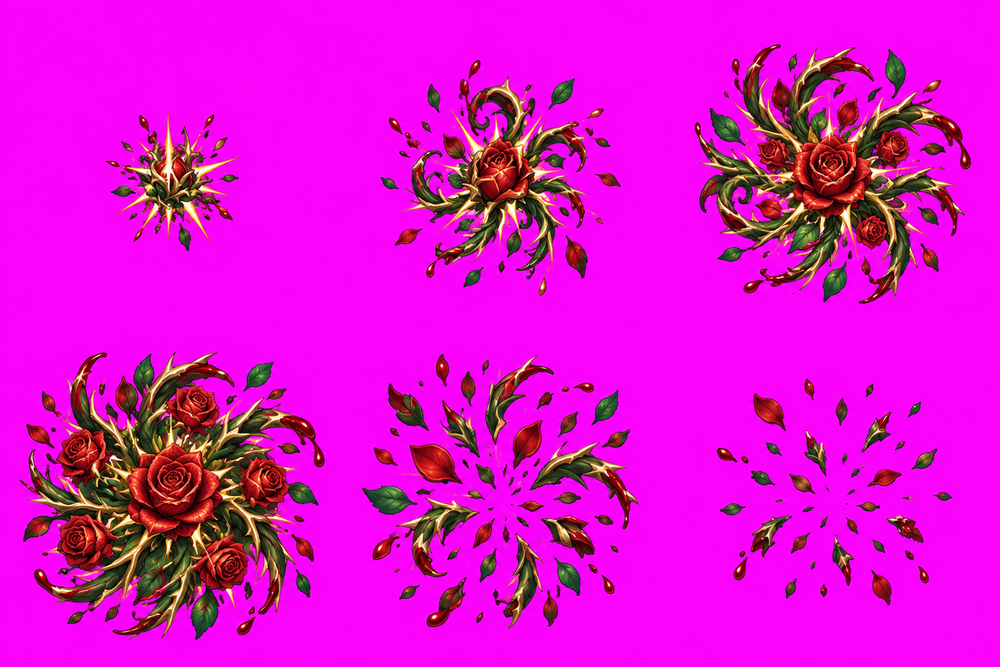
#> input picture assets/fx/bosses/briar/raw.png, 1000 x 667 px, shrunk from 1536 x 1024 before the run
$ python recanvas.py ../../../../fx/bosses/briar/raw.png ../../../../fx/bosses/briar/raw.png 5
#> lines starting #> are read from the running program, lines starting #| are printed output that depends on the picture; after the words box and inside, x2 and y2 are one past the last pixel; in counts of white or black regions, pixels touching at a corner belong together
"""recanvas.py <raw.png> <out.png> <N>: an entrance whose effect (a tall lightning bolt) is taller than Codex's own
2x4 cell. Each drawing is cut out of the sheet at the empty gaps between rows (as realign.py) and pasted, unscaled, into
a bigger N x N cell on a key-coloured canvas, keeping its position relative to its cell's bottom and centre line.
The shared processor then resamples every cell the same way, so the frames keep one common scale."""
import sys, numpy as np
from PIL import Image
src, dst, N = sys.argv[1], sys.argv[2], int(sys.argv[3]); feet = "--feet" in sys.argv  # put every drawing's lowest point on one line (Codex let the rows drift)
im = Image.open(src).convert("RGB"); a = np.asarray(im).astype(int)
#> further down, im is the input picture: PIL image 1000x667 RGB; mean R, G, B 221.1, 16.2, 206.6
H, W = a.shape[0] // 4, a.shape[1] // 2
#> H = 166; W = 500
r, g, b = a[..., 0], a[..., 1], a[..., 2]
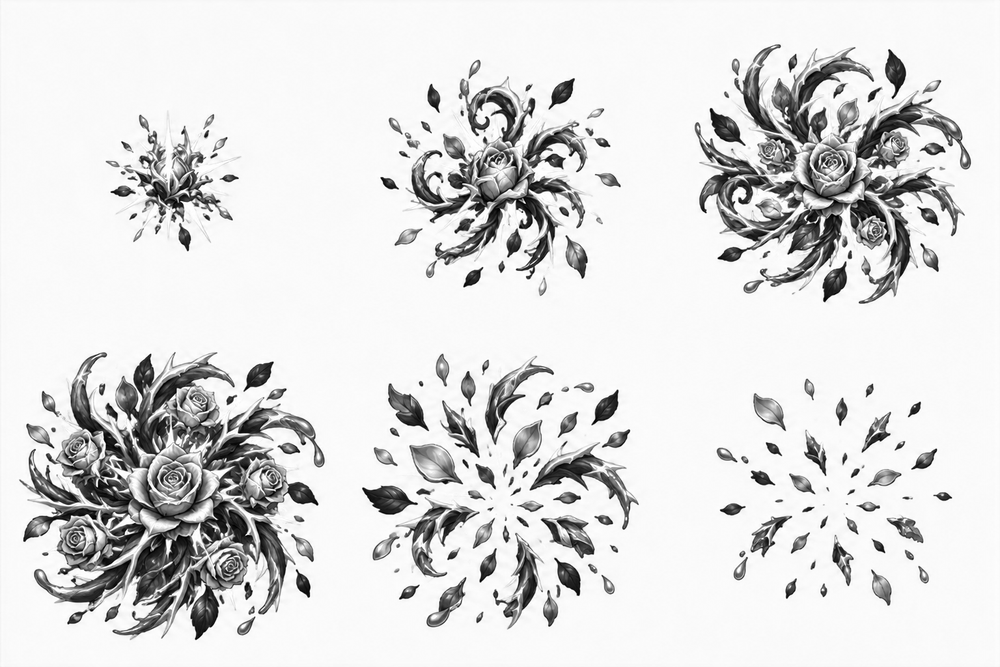
#> r: shape (667, 1000) int64; min 0, max 255, mean 221.1
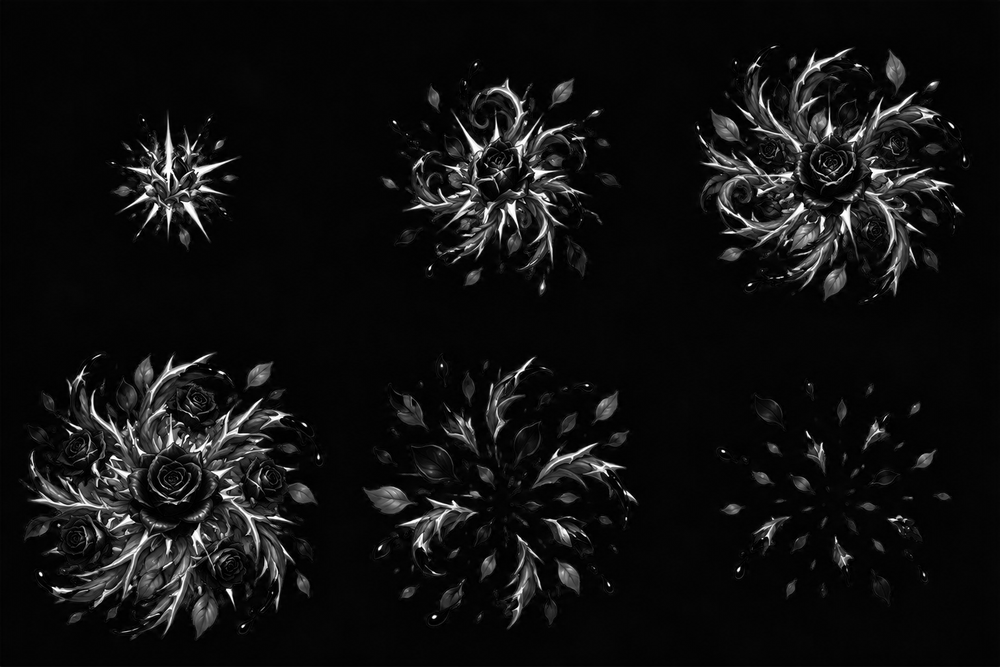
#> g: shape (667, 1000) int64; min 0, max 255, mean 16.2
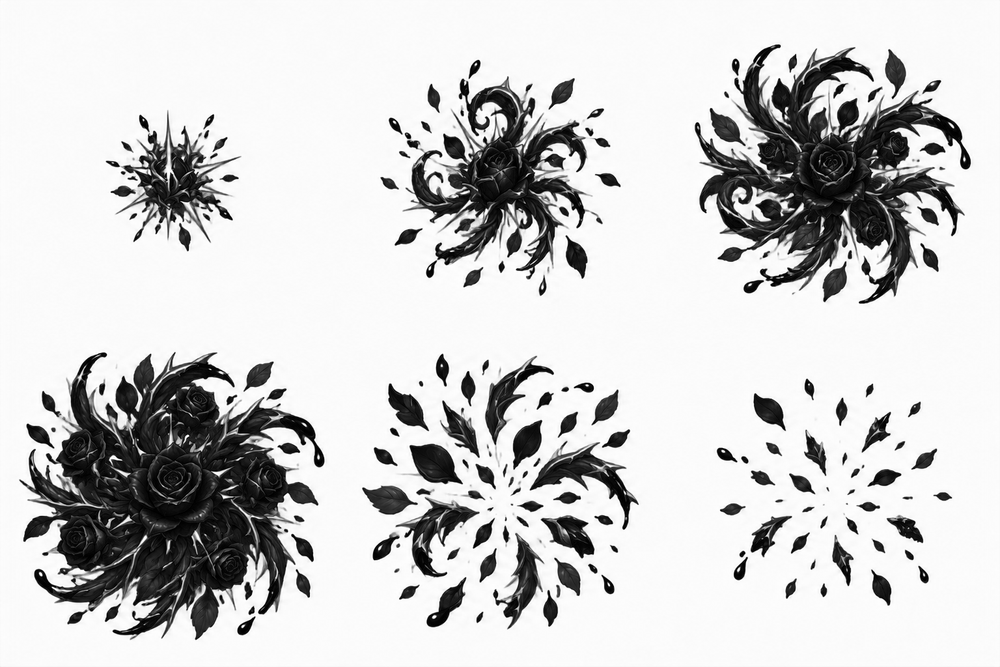
#> b: shape (667, 1000) int64; min 0, max 255, mean 206.6
bg = (g - np.maximum(r, b)) > 60
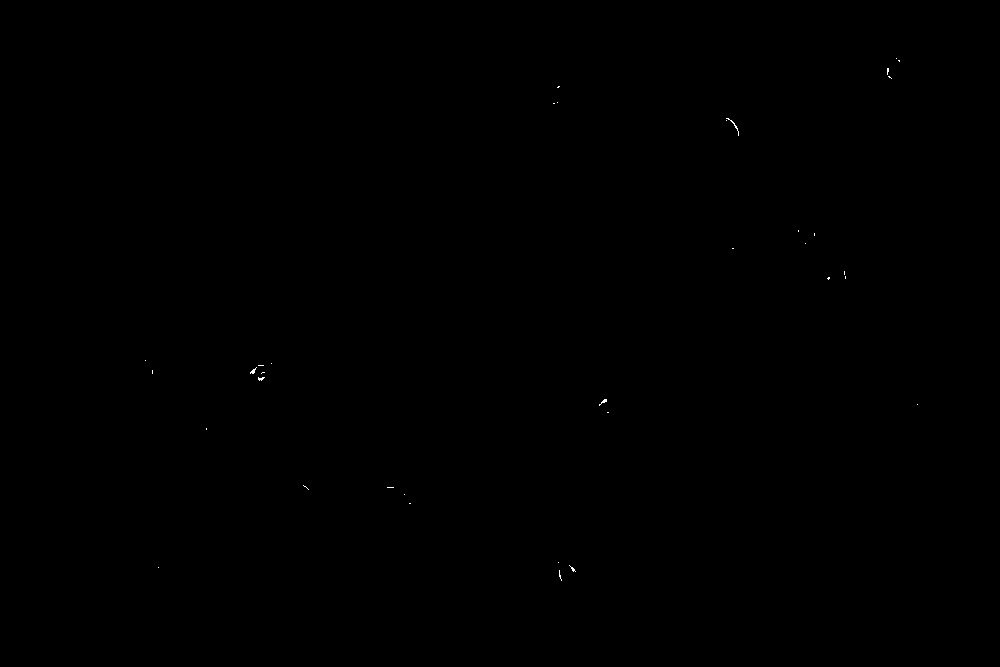
#> bg: shape (667, 1000) bool; 0.03% white in thin lines or dots, all inside (x1, y1, x2, y2) = (145, 58, 918, 581)
out = Image.new("RGB", (2 * N, 4 * N), (0, 255, 0))
for c in range(2):
    rows = (~bg[:, c * W:(c + 1) * W]).sum(1) > 2
    cuts = [0]
    for k in (1, 2, 3):
        empty = np.where(~rows)[0]; near = empty[np.abs(empty - k * H) < H * .35]
#> (the run stopped early here; a loop or call above may not have finished)
